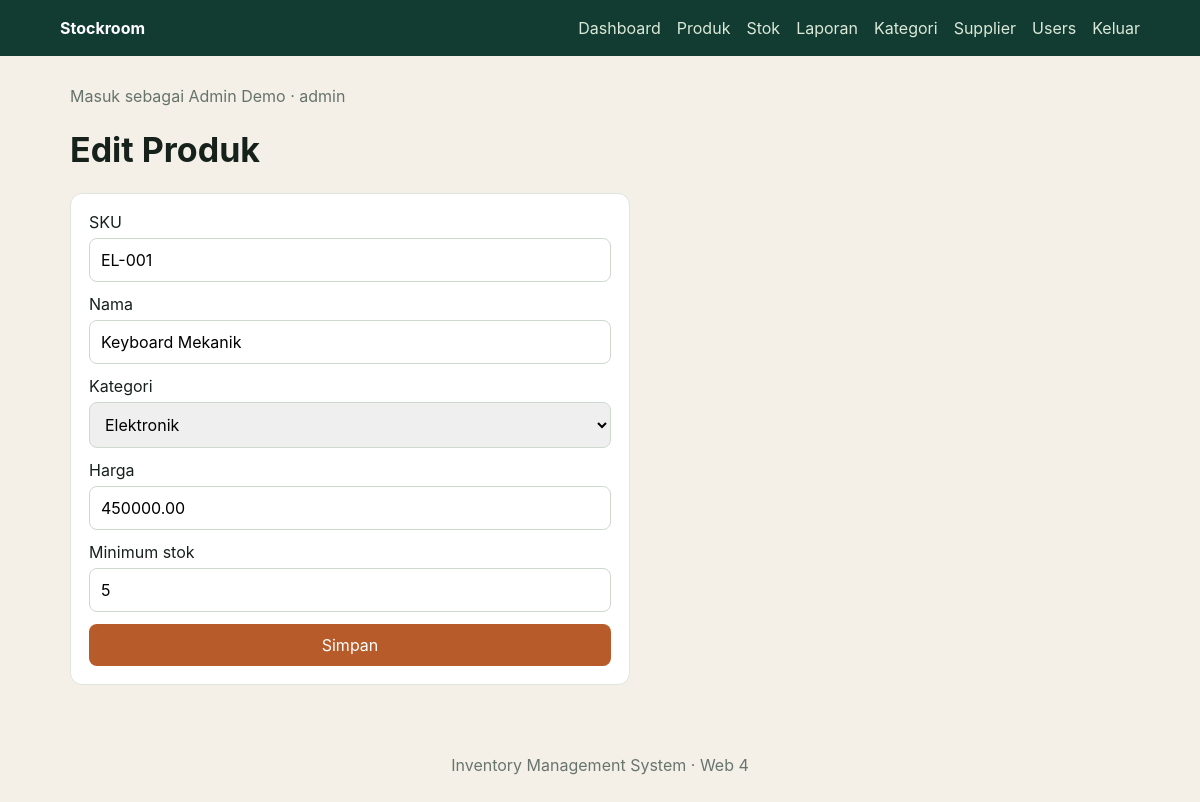
The page /products/edit.php?id=1 (signed in) on the database its author committed.
### tables this page shows
CREATE TABLE products (id INT AUTO_INCREMENT PRIMARY KEY, category_id INT NOT NULL, sku VARCHAR(50) NOT NULL UNIQUE, name VARCHAR(150) NOT NULL, price DECIMAL(12,2) NOT NULL DEFAULT 0, stock INT NOT NULL DEFAULT 0, minimum_stock INT NOT NULL DEFAULT 5, created_at TIMESTAMP DEFAULT CURRENT_TIMESTAMP, CONSTRAINT fk_product_category FOREIGN KEY(category_id) REFERENCES categories(id) ON UPDATE CASCADE ON DELETE RESTRICT);

CREATE TABLE categories (id INT AUTO_INCREMENT PRIMARY KEY, name VARCHAR(100) NOT NULL UNIQUE, created_at TIMESTAMP DEFAULT CURRENT_TIMESTAMP);

### config/database.php (called while the page is built)
<?php
function db(): PDO { static $pdo; if ($pdo) return $pdo; $host=getenv('DB_HOST')?:'127.0.0.1'; $name=getenv('DB_NAME')?:'inventory_db'; $user=getenv('DB_USER')?:'root'; $pass=getenv('DB_PASS')?:''; $pdo=new PDO("mysql:host=$host;dbname=$name;charset=utf8mb4",$user,$pass,[PDO::ATTR_ERRMODE=>PDO::ERRMODE_EXCEPTION,PDO::ATTR_DEFAULT_FETCH_MODE=>PDO::FETCH_ASSOC]); return $pdo; }

### public/products/edit.php (the view, shortened to what this page needs)
<?php
require_once __DIR__ . '/../../helpers/bootstrap.php';
$id = (int) ($_GET['id'] ?? 0);
$product = [];
if ($id > 0) {
    $stmt = db()->prepare('SELECT * FROM products WHERE id = ?');
    $stmt->execute([$id]);
    $product = $stmt->fetch() ?: [];
}
$categories = db()->query(
    'SELECT * FROM categories ORDER BY name'
)->fetchAll();
?>
<h1><?= $id > 0 ? 'Edit' : 'Tambah' ?> Produk</h1>
<form class="panel narrow" method="post">
    <label>
        SKU
        <input
            type="text"
            name="sku"
            required
            value="<?= e($product['sku'] ?? '') ?>"
        >
    </label>
    <label>
        Nama
        <input
            type="text"
            name="name"
            required
            value="<?= e($product['name'] ?? '') ?>"
        >
    </label>
    <label>
        Kategori
        <select name="category_id" required>
            <?php foreach ($categories as $category): ?>
                <option
                    value="<?= (int) $category['id'] ?>"
                    <?= (int) $category['id'] === (int) ($product['category_id'] ?? 0) ? 'selected' : '' ?>
                >
                    <?= e($category['name']) ?>
                </option>
            <?php endforeach; ?>
        </select>
    </label>
    <label>
        Harga
        <input
            type="number"
            name="price"
            min="0"
            step="0.01"
            required
            value="<?= e($product['price'] ?? 0) ?>"
        >
    </label>
    <label>
        Minimum stok
        <input
            type="number"
            name="minimum_stock"
            min="0"
            required
            value="<?= e($product['minimum_stock'] ?? 5) ?>"
        >
    </label>
    <button type="submit">Simpan</button>
</form>

### assets/css/app.css (style rules this page uses)
:root { font-family:Inter,system-ui,sans-serif;color:#17211b;background:#f4f0e8 }
* { box-sizing:border-box }
body { margin:0 }
h1 { font-size:34px }
.cards div,.panel,table { background:#fff;border:1px solid #dfe4dd;border-radius:12px;padding:18px }
input,select,button { padding:11px;border:1px solid #cfd8cf;border-radius:8px;font:inherit }
button,.button { background:#b75b2a;color:white;border:0;padding:11px 16px;border-radius:8px;cursor:pointer }
.narrow { max-width:560px;display:grid;gap:12px }
label { display:grid;gap:6px }

### rows shown on the page
products: sku "EL-001", name "Keyboard Mekanik", category_id "Elektronik", price "450000.00", minimum_stock "5"

### other values the page prints
$u['name'] "Admin Demo"
$u['role'] "admin"
